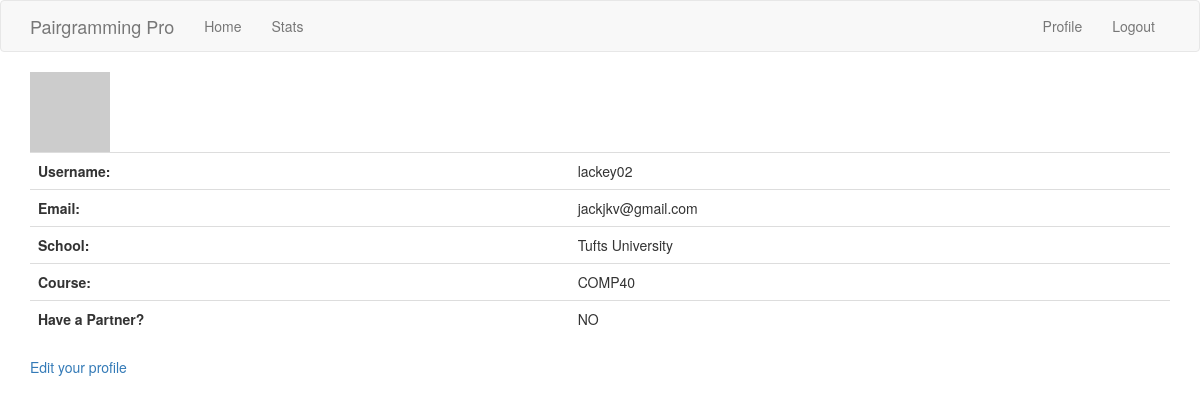
Page /user/lackey02 (signed in) on the earlier database version.
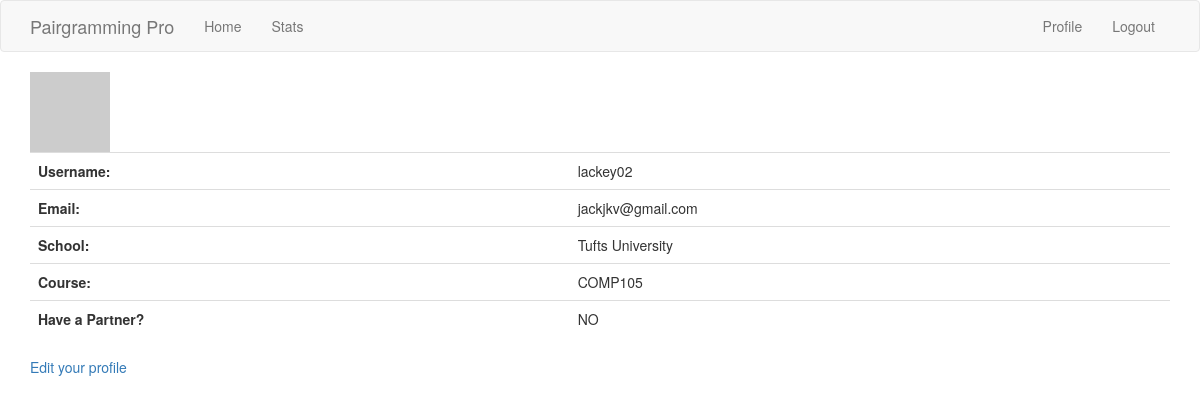
Same page on the later database version.
### app/models.py (models this page shows, shortened)
class Course(db.Model):
    id = db.Column(db.Integer, primary_key=True)
    name = db.Column(db.String(64), index=True, unique=True)
    s_id = db.Column(db.Integer, db.ForeignKey('school.id'))
    students = db.relationship('User', backref='enrolled', lazy='dynamic')

### app/routes.py (the view)
@app.route('/user/<username>')
@login_required
def user(username):
    user = User.query.filter_by(username=username).first_or_404()
    schedule = schedule = FreeInterval.query.filter_by(author=user)
    if user.username == current_user.username and str(current_user.username) in DM.ADMINS:
        return render_template('user.html', user=user, admin=True, schedule=schedule)
    else:
        return render_template('user.html', user=user, schedule=schedule)

### app/models.py (called while the page is built)
@login.user_loader
def load_user(id):
    return User.query.get(int(id))

    def avatar(self, size):
        digest = md5(self.email.lower().encode('utf-8')).hexdigest()
        return 'https://www.gravatar.com/avatar/{}?d=identicon&s={}'.format(digest, size)

### app/templates/user.html (shortened to what this page needs)
{% extends "base.html" %}
{% block app_content %}
    <img src="{{ user.avatar(129) }}">
    <table class="table">
        <tr>
            <th>Username:</th>
            <td>{{ user.username }}</td>
        </tr>
        <tr>
            <th>Email:</th>
            <td>{{ user.email }}</td>
        </tr>
        <tr>
            <th>School:</th>
            <td>{{ user.attending.name }}</td>
        </tr>
        <tr>
            <th>Course:</th>
            <td>{{ user.enrolled.name }}</td>
        </tr>
        <tr>
            <th>Have a Partner?</th>
            <td>
                {% if user.taken %}
                YES
                {% else %}
                NO
                {% endif %}
            </td>
        </tr>
    </table>
    {% if user == current_user %}
        <p><a href="{{ url_for('edit_profile') }}">Edit your profile</a></p>
    {% endif %}
{% endblock %}

Differences in the rows shown:
removed Course: enrolled.name "COMP40"
now on this page (row unchanged): Course: enrolled.name "COMP105"
